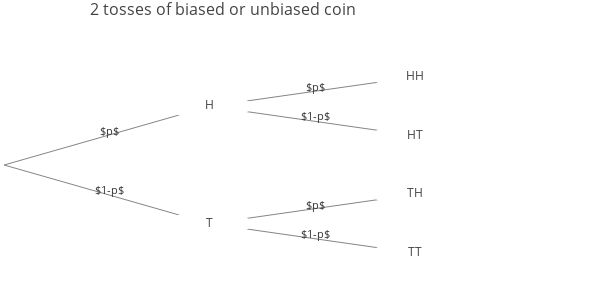

Notebook code cell kept with this figure:
### Markdown cell above
### Coin tossing puzzle
A coin is tossed twice. Alice claims that the event of getting two Heads is at least as likely if we know that the first toss is Heads than if we know that at least one of the tosses is Heads. Is she right? Does it make a difference if the coin is fair or unfair? How can we generalize Alice's reasoning?

* $H_1 =$ Heads in first toss
* $H_2 =$ Heads in second toss


We can say that the probability of option 1 is greater than or equal to option 2 if we express it this way:

option 1) $P(H_2\cap H_1|H_1) = \frac{P((H_2\cap H_1)\cap H_1)}{P(H_1)}=\frac{P(H_2\cap H_1)}{P(H_1)}$
- *Bear in mind that the intersection of $H_2$ with $H_1$ is the same as the intersection of $(H_2\cap H_1)$ with $H_1$ and that's why we removed $\cap H_1$ in $(H_2\cap H_1)\cap H_1$. In other words, $(H_2\cap H_1)$ was a subset of $H_1$*

option 2) $P(H_2\cap H_1|H_1\cup H_2) = \frac{P((H_2\cap H_1)\cap(H_1\cup H_2))}{P(H_1\cup H_2)} = \frac{P(H_2\cap H_1)}{P(H_1\cup H_2)}$

If we do the equation with the probability of Heads in a fair coin, where P(H)=0.5, then we have the following:

option 1) $\frac{0.5\cdot0.5}{0.5} = 0.5$

option 2) $\frac{0.5\cdot0.5}{(0.5\cdot0.5)+(0.5\cdot0.5)+(0.5\cdot0.5)}=\frac{0.25}{0.75}=0.33$

In this case, option 1 is grater than option 2. Considering a biased coin, option 1 could be equal to option 2 but never less than.

Generalizing, $P(C|D)\geq P(C|E)$ where $C=H_2\cap H_1$ and $D=H_1$ and $E=H_2\cup H_1$

The tree below will help understand the process:

### Code cell
#Create tree
coinP_node_child = [[1,4],[2,3],None,None,[5,6],None,None]

coinP_nodes = build_nodeDict('HT',repeat=2,children=coinP_node_child)#use build_nodeDict() from Hierarchy_tree

coinP_edges_labls = {'01':'$p$','04':'$1-p$','12':'$p$','13':'$1-p$',
                   '45':'$p$','46':'$1-p$'}

coinP_toss_tree = TreeGraph(orientation='h',root=coinP_nodes[0][0],spread=0.5,gap=0.5,
              nodes=coinP_nodes,edge_weights=None,edge_labels=coinP_edges_labls)

coinP_toss_tree.generic_plotly_plot("2 tosses of biased or unbiased coin", 
                    title_pos=0.15, height=300, width=600, legend=False)

### Figure 1 — Plotly figure (JSON) as saved in the notebook; plotly's stock layout.template omitted (floating-point values rounded to 4 significant figures)
{"data": [{"marker": {"color": [], "showscale": false, "size": 0}, "mode": "text", "text": [], "type": "scatter", "uid": "c7a07b41-8114-47e6-a732-8a7cce26ca22", "x": [0], "y": [0.5]}, {"line": {"color": "#777", "width": 0.9}, "mode": "lines", "text": [], "type": "scatter", "uid": "109eb012-0e1e-48a1-a32b-04ae479ca3cf", "x": [0, 0.5, null, 0, 0.5, null, 0.5, 1, null, 0.5, 1, null, 0.5, 1, null, 0.5, 1, null], "y": [0.5, 0.625, null, 0.5, 0.375, null, 0.625, 0.6875, null, 0.625, 0.5625, null, 0.375, 0.4375, null, 0.375, 0.3125, null]}, {"marker": {"color": ["white", "white", "white", "white", "white", "white"], "showscale": false, "size": 70, "symbol": "diamond-wide"}, "mode": "markers+text", "name": "Nodes", "showlegend": false, "text": ["H", "T", "HH", "HT", "TH", "TT"], "textfont": {"size": 12}, "type": "scatter", "uid": "747692f8-d80e-439e-917a-03599bd54d15", "x": [0.5, 0.5, 1, 1, 1, 1], "y": [0.625, 0.375, 0.6875, 0.5625, 0.4375, 0.3125]}], "layout": {"annotations": [{"align": "center", "arrowsize": 1, "arrowwidth": 1, "ax": 3, "ay": -5, "borderpad": 1, "font": {"color": "#333", "size": 11}, "showarrow": true, "text": "$p$", "x": 0.25, "xref": "x", "y": 0.5625, "yref": "y"}, {"align": "center", "arrowsize": 1, "arrowwidth": 1, "ax": 3, "ay": -5, "borderpad": 1, "font": {"color": "#333", "size": 11}, "showarrow": true, "text": "$1-p$", "x": 0.25, "xref": "x", "y": 0.4375, "yref": "y"}, {"align": "center", "arrowsize": 1, "arrowwidth": 1, "ax": 3, "ay": -5, "borderpad": 1, "font": {"color": "#333", "size": 11}, "showarrow": true, "text": "$p$", "x": 0.75, "xref": "x", "y": 0.6562, "yref": "y"}, {"align": "center", "arrowsize": 1, "arrowwidth": 1, "ax": 3, "ay": -5, "borderpad": 1, "font": {"color": "#333", "size": 11}, "showarrow": true, "text": "$1-p$", "x": 0.75, "xref": "x", "y": 0.5938, "yref": "y"}, {"align": "center", "arrowsize": 1, "arrowwidth": 1, "ax": 3, "ay": -5, "borderpad": 1, "font": {"color": "#333", "size": 11}, "showarrow": true, "text": "$p$", "x": 0.75, "xref": "x", "y": 0.4062, "yref": "y"}, {"align": "center", "arrowsize": 1, "arrowwidth": 1, "ax": 3, "ay": -5, "borderpad": 1, "font": {"color": "#333", "size": 11}, "showarrow": true, "text": "$1-p$", "x": 0.75, "xref": "x", "y": 0.3438, "yref": "y"}], "autosize": true, "height": 300, "hovermode": "closest", "margin": {"b": 0, "l": 0, "r": 0, "t": 30}, "showlegend": false, "title": {"font": {"size": 16}, "text": "2 tosses of biased or unbiased coin", "x": 0.15}, "width": 600, "xaxis": {"range": [-0.01, 1.45], "showgrid": false, "showticklabels": false, "zeroline": false}, "yaxis": {"range": [0.2125, 0.7875], "showgrid": false, "showticklabels": false, "zeroline": false}}}
